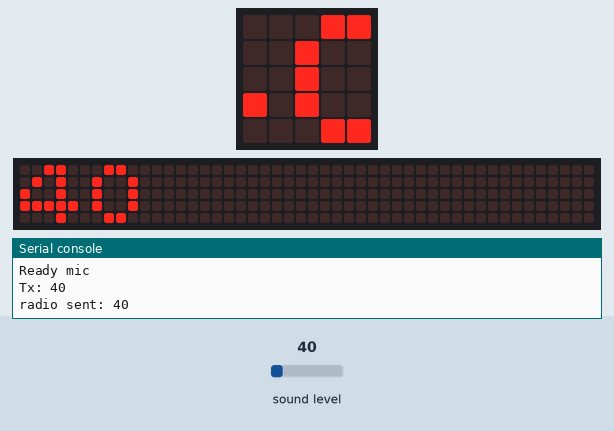
The program below on a simulated BBC micro:bit running MicroPython. Shown: the board's 5×5 LED display, a strip that is not on the board, showing the scrolling text unrolled, the last lines printed to the serial console. The inputs (shaded band) are chosen by the test bench; at power-on: sound level 40. No radio messages arrive unless stated (any console line starting 'radio sent:' is added by the test bench); the 48×5 strip is a reading aid, not a part: it shows the text the display is scrolling, unrolled, one strip-width of it at a time.

Above: at 3.97 s.
4.0 s: sound level set to 64
At 5.4 s:
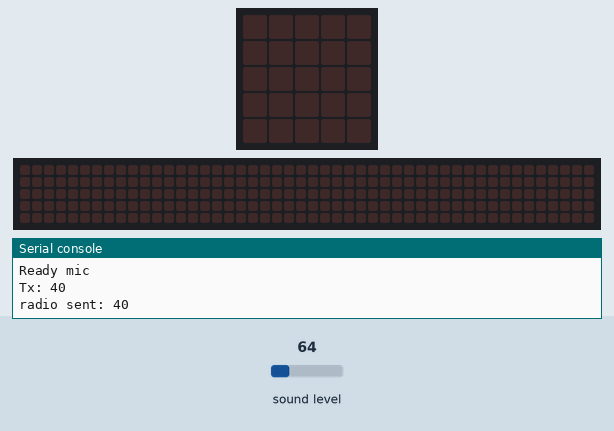
At 6.02 s:
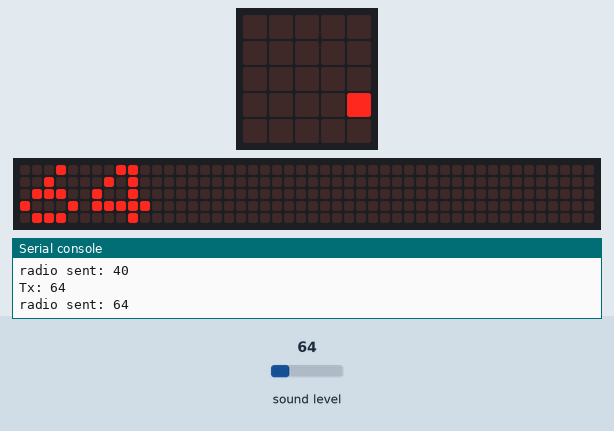
6.4 s: sound level set to 128
At 9.42 s:
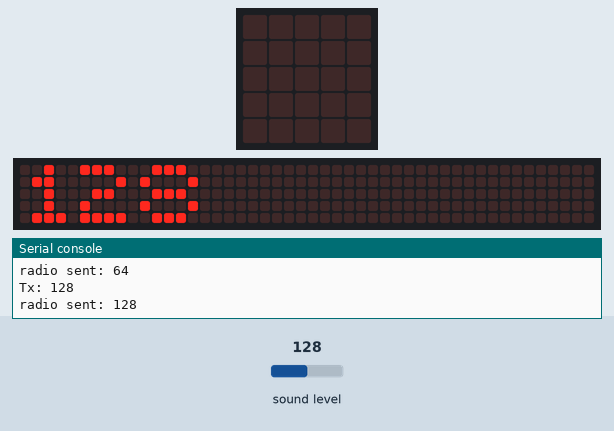

The program:

example03_v2_mic.py
```python
import radio
from microbit import *

radio.on()
print('Ready mic')
display.scroll('mic')
val = 0
while True:
	val_prev = val
	val = microphone.sound_level()
	if val - val_prev >= 5:
		tx = str(val)
		print('Tx:',tx)
		radio.send(tx)
		display.scroll(tx)
		sleep(900)
	sleep(100)
```

Measured:
- what the display in image 1 shows lasts 1.0 s, from 5.0 s to 6.0 s
